Frame 1 (no input): blank canvas, image omitted
Frame 60 (the mouse pressed at the canvas centre just before this capture): blank canvas, image omitted
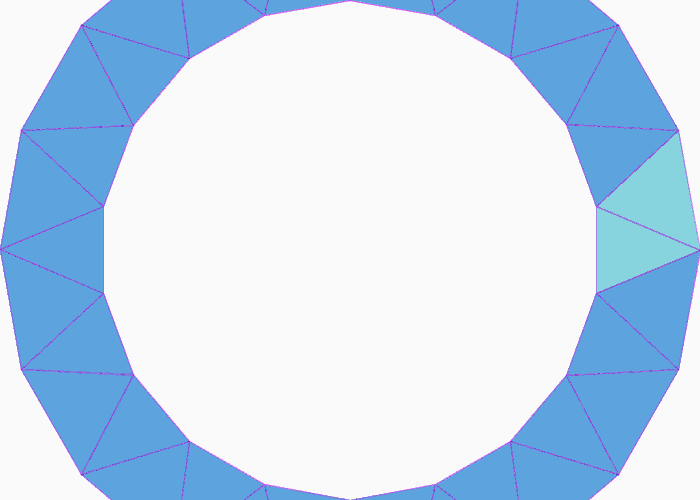
Frame 120 (the mouse held since frame 60 and released just before this capture)

The Processing sketch whose frames 1 and 60 were blank and that drew this single picture after the mouse press (run headless with seeded random() and noise(); from frame 60 on, the mouse is pressed at the canvas centre):

// Processing sketch: processing_338
// ── processing_338.pde


void setup(){
size(700, 500);
background(250);
smooth();


  frameRate(10);
}

float pts=36;

void draw(){
noStroke();
fill (255,255,255,3.5);
rect (0,0,700,500);
stroke(190, 0, 255, 4);
fill(0, 153, 204, 4); 
int x = width/2;
int y = height/2;
int outerRad = mouseX;
int innerRad = mouseY;
float px = 0, py = 0, angle = 0;

float rot = 360.0/pts;

beginShape(TRIANGLE_STRIP); 
for (int i=0; i<pts; i++) {
  px = x+cos(radians(angle))*outerRad;
  py = y+sin(radians(angle))*outerRad;
  angle+=rot;
  vertex(px, py);
  px = x+cos(radians(angle))*innerRad;
  py = y+sin(radians(angle))*innerRad;
  vertex(px, py); 
  angle+=rot;
}

endShape();

}

void mousePressed()
{
 fill (255,255,255);
 rect (0,0,700,500);
}

void keyPressed() {
  if (key == CODED) {
    if (keyCode == UP) {
      pts++;
    } else if (keyCode == DOWN) {
      pts--;
    } 
  } 
if (pts<0) {
      pts=1;
    }
}
